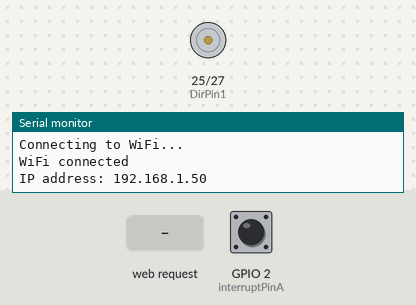
This sketch was run on a simulated ESP32. Parts: motor-driver pin pairs drawn as motors (green arrow = first pin HIGH = forward, orange = second pin HIGH = backward, longer = more drive, scaled by the enable pin), the last lines printed to the serial monitor. Inputs (shaded band) come from the test bench; at power-on: GPIO 2 (interruptPinA) HIGH. WiFi joins after 1.5 s; servers stay silent unless stated.

Above: at 3.2 s.
3.3 s: HTTP request GET /set_distance?distance=1 received
At 4.6 s:
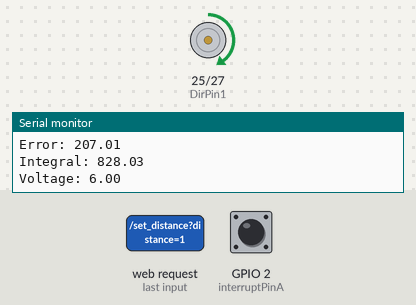
4.9 s: HTTP request GET /set_distance?distance=0 received
At 5.9 s:
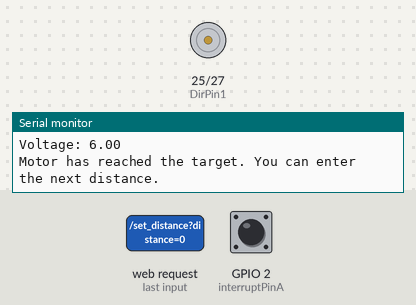
6.4 s: HTTP request GET /set_distance?distance=120 received
At 7.5 s:
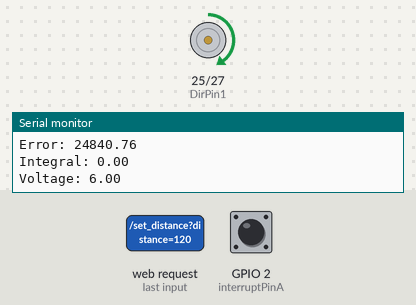
7.9 s: HTTP request GET /stop_motor received
At 8.5 s:
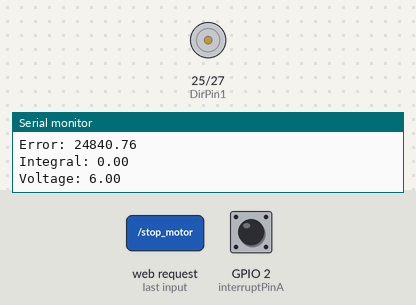
Timing chart, 0 to 10.4 s (numbered marks = the images above; inputs shaded):
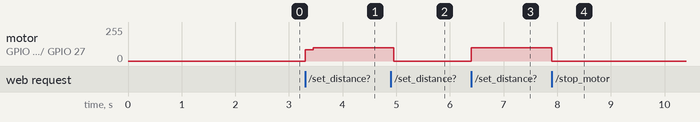

The sketch:

vitri3.ino
```cpp
#include <WiFi.h>
#include <WebServer.h>


const char* ssid = "destroy";
const char* password = "012345678";

// PID parameters
float kp = 0.02;
float ki = 0.00015;
float kd = 0.03;

// Time variables
unsigned long t;
unsigned long t_prev = 0;

// PWM configuration
const int freq = 30000;
const int pwmChannel = 0;
const int resolution = 8;

int interruptPinA = 2;
int interruptPinB = 4;
volatile long EncoderCount = 0;
int PWMPin = 26;
int DirPin1 = 25;
int DirPin2 = 27;
unsigned long count = 0;
unsigned long count_prev = 0;
float Vmax = 6;
float Vmin = 0;
unsigned long dt;
float V;
float e, e_prev = 0, inte, inte_prev = 0;
float target = 0;
int PWMval1 = 0;
bool motorReachedDestination = false;
bool targetSet = false;

// Encoder pulses per revolution
// const int PPR = 125;

// Timer configuration
hw_timer_t *timer = NULL;
WebServer server(80);

void IRAM_ATTR dem_xung_motor() {
  if (digitalRead(interruptPinA) == HIGH) {
    EncoderCount++;
  } else {
    EncoderCount--;
  }
}

void IRAM_ATTR onTimer() {
  count++;
}

void setup() {
  Serial.begin(115200);

  // Pin setup
  pinMode(DirPin1, OUTPUT);
  pinMode(DirPin2, OUTPUT);
  pinMode(PWMPin, OUTPUT);
  ledcSetup(pwmChannel, freq, resolution);
  ledcAttachPin(PWMPin, pwmChannel);

  pinMode(interruptPinA, INPUT_PULLUP);
  pinMode(interruptPinB, INPUT_PULLUP);

  attachInterrupt(digitalPinToInterrupt(interruptPinA), dem_xung_motor, RISING);

  timer = timerBegin(0, 80, true);
  timerAttachInterrupt(timer, &onTimer, true);
  timerAlarmWrite(timer, 150000, true);
  timerAlarmEnable(timer);

  // Connect to Wi-Fi
  WiFi.begin(ssid, password);
  while (WiFi.status() != WL_CONNECTED) {
    Serial.println("Connecting to WiFi...");
    delay(1000);
  }
  Serial.println("WiFi connected");
  Serial.print("IP address: ");
  Serial.println(WiFi.localIP());

  // HTTP server handlers
  server.on("/set_distance", HTTP_GET, []() {
    if (server.hasArg("distance")) {
      String distance = server.arg("distance");
      target = (distance.toFloat() * 100.0 / 62.8) * 130;
      targetSet = true;
      motorReachedDestination = false;
      EncoderCount = 0; // Reset EncoderCount
      t_prev = micros();
      inte_prev = 0;
      server.send(200, "text/plain", "Motor started");
    } else {
      server.send(400, "text/plain", "Bad Request");
    }
  });

  server.on("/stop_motor", HTTP_GET, []() {
    stopMotor();
    motorReachedDestination = true;
    targetSet = false;
    server.send(200, "text/plain", "Motor stopped");
  });

  server.on("/get_data", HTTP_GET, []() {
    String data = "Pos_current:" + String(EncoderCount) + ":Pos_target:" + String(target);
    server.send(200, "text/plain", data);
  });

  server.begin();
}

void loop() {
  server.handleClient();

  if (targetSet && !motorReachedDestination) {
    if (count > count_prev) {
      t = micros();
      dt = t - t_prev;
      PID();
      t_prev = t;
      count_prev = count;

      // Debugging information
      Serial.print("EncoderCount: ");
      Serial.println(EncoderCount);
      Serial.print("target: ");
      Serial.println(target);
      Serial.print("Error: ");
      Serial.println(e);
      Serial.print("Integral: ");
      Serial.println(inte);
      Serial.print("Voltage: ");
      Serial.println(V);

      if (abs(e) < 3 ) { // Threshold to stop motor
        stopMotor();
        motorReachedDestination = true;
        targetSet = false;
        Serial.println("Motor has reached the target. You can enter the next distance.");
      }
    }
  }
}

void PID() {
  e = target - EncoderCount;
  inte = inte_prev + (dt * (e + e_prev) / 2);
  V = kp * e + ki * inte + kd * ((e - e_prev) / dt);

  if (V > Vmax) {
    V = Vmax;
    inte = inte_prev;
  }
  if (V < Vmin) {
    V = Vmin;
    inte = inte_prev;
  }

  PWMval1 = int(100 * abs(V) / Vmax);
  if (PWMval1 > 255) {
    PWMval1 = 100;
  }

  if (V > 0) {
    digitalWrite(DirPin1, HIGH);
    digitalWrite(DirPin2, LOW);
  } else if (V < 0) {
    digitalWrite(DirPin1, LOW);
    digitalWrite(DirPin2, HIGH);
  } else {
    digitalWrite(DirPin1, LOW);
    digitalWrite(DirPin2, LOW);
  }

  ledcWrite(pwmChannel, PWMval1);

  e_prev = e;
  inte_prev = inte;
}

void stopMotor() {
  digitalWrite(DirPin1, LOW);
  digitalWrite(DirPin2, LOW);
  ledcWrite(pwmChannel, 0);
}
```

Measured:
- after the input at 3.3 s, motor on GPIO 25 (DirPin1) / GPIO 27 (DirPin2): stopped → forward 84/255 at once, → forward 100/255 0.15 s later
- after the input at 4.9 s, motor on GPIO 25 (DirPin1) / GPIO 27 (DirPin2): forward 100/255 → stopped after 0.05 s
- after the input at 6.4 s, motor on GPIO 25 (DirPin1) / GPIO 27 (DirPin2): stopped → forward 100/255 at once
- after the input at 7.9 s, motor on GPIO 25 (DirPin1) / GPIO 27 (DirPin2): forward 100/255 → stopped at once
